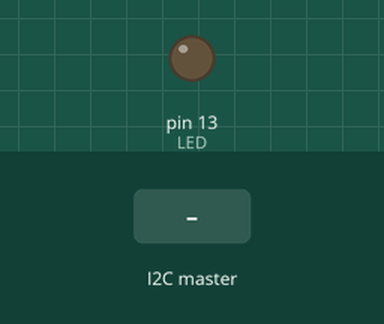
This sketch was run on a simulated Arduino Uno, built with avr-gcc and run on an emulated ATmega328P. On the bench: output pins drawn as LEDs (lit = HIGH). Dashed ring = blinking. The inputs (shaded band) are chosen by the test bench.

Above: at 1.2 s.
1.3 s: the I2C master sends the byte 5
At 1.7 s:
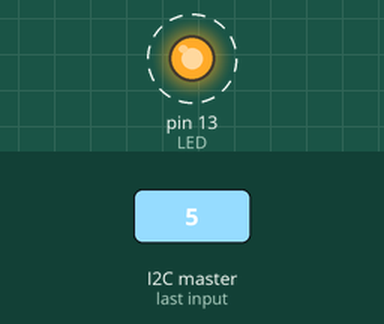
7.3 s: the I2C master sends the byte 90
At 7.7 s:
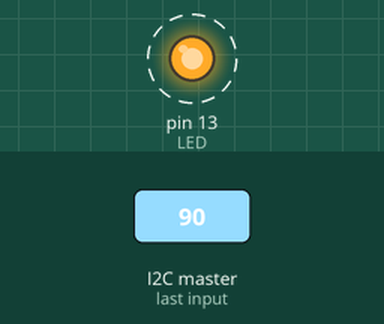
10.3 s: the I2C master sends the byte 0
At 11.2 s:
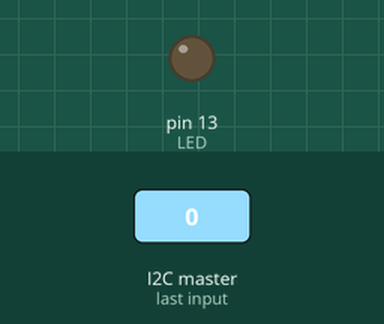
Timing chart, 0 to 12.8 s (numbered marks = the images above; inputs shaded):
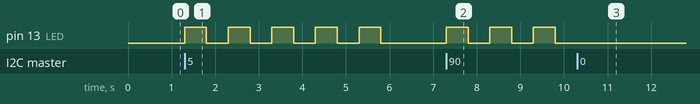

The sketch:

sketch_oct19b.ino
```cpp
#include <Wire.h>

int LED = 13; // LED Pin
byte MyID = 1; // Slave ID

byte receivedData = 0; // Received data
volatile byte sendBlinkNo = 0; // Blink number to send
volatile boolean requestEvent = false;

void setup() {
  Wire.begin(MyID); // Slave id
  Wire.onReceive(receiveEvent); // receive handler
  Wire.onRequest(sendEvent); // transmit handler
  pinMode(LED, OUTPUT);
  Serial.begin(9600);
}

void loop() {
  if (Serial.available()) {
    byte c = Serial.read() - '0';
    if (c > 0 && c < 10) {
      sendBlinkNo = c;
      Serial.print("Send ");
      Serial.print(c);
      Serial.println(" to Master");
    }
  }

  if (requestEvent) {
    requestEvent = false;
    requestFromMaster();
  }
}

void receiveEvent(int bytes) { // read from master
  receivedData = Wire.read();
  requestEvent = true;
}

void sendEvent() {
  Wire.write(sendBlinkNo);
  sendBlinkNo = 0;
}

void requestFromMaster() {
  for (int i = 0; i < receivedData; i++) {
    digitalWrite(LED, HIGH);
    delay(500);
    digitalWrite(LED, LOW);
    delay(500);
  }
}
```

Measured:
- after the input at 1.3 s, pin 13 (LED): alternates HIGH for 0.50 s and LOW for 0.50 s, 10 changes in all, then stays LOW, starting at once
- after the input at 7.3 s, pin 13 (LED): alternates HIGH for 0.50 s and LOW for 0.50 s, starting at once
- after the input at 10.3 s, pin 13 (LED): stops changing and stays LOW
